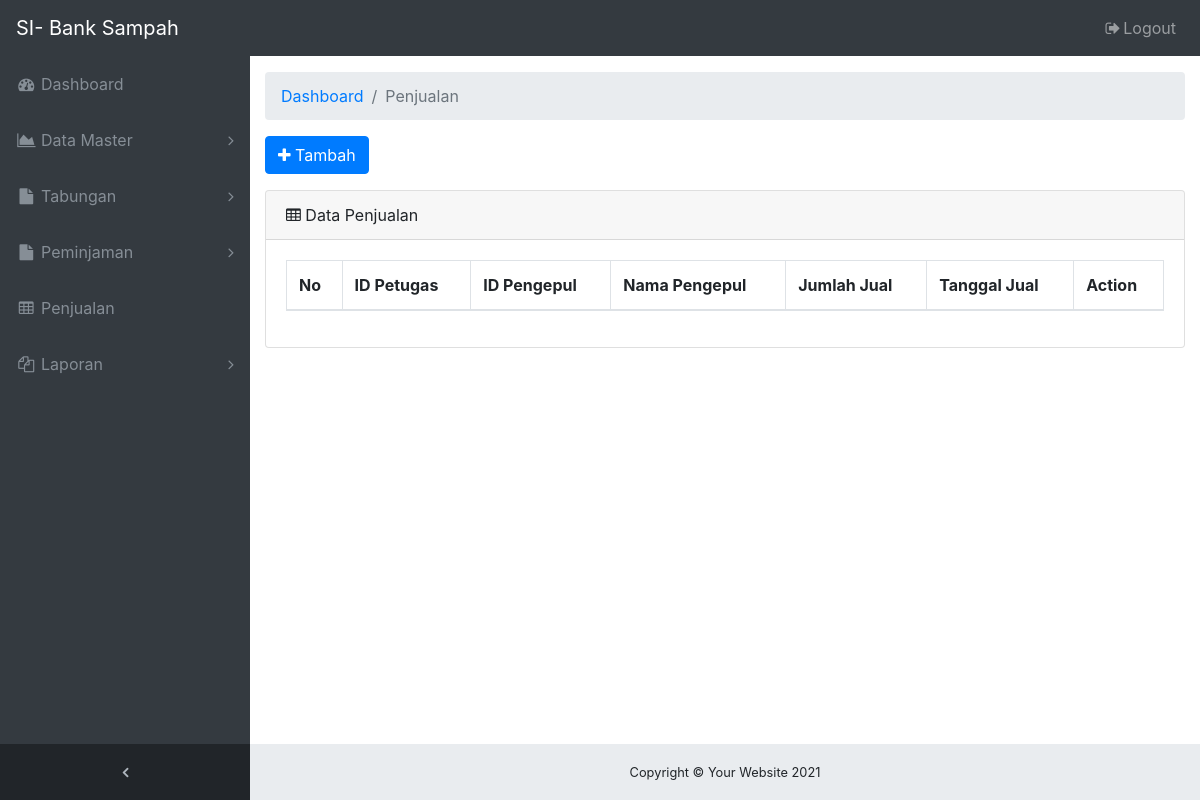
The page /ADMIN/menu-penjualan.php (signed in) on the database as committed earlier.
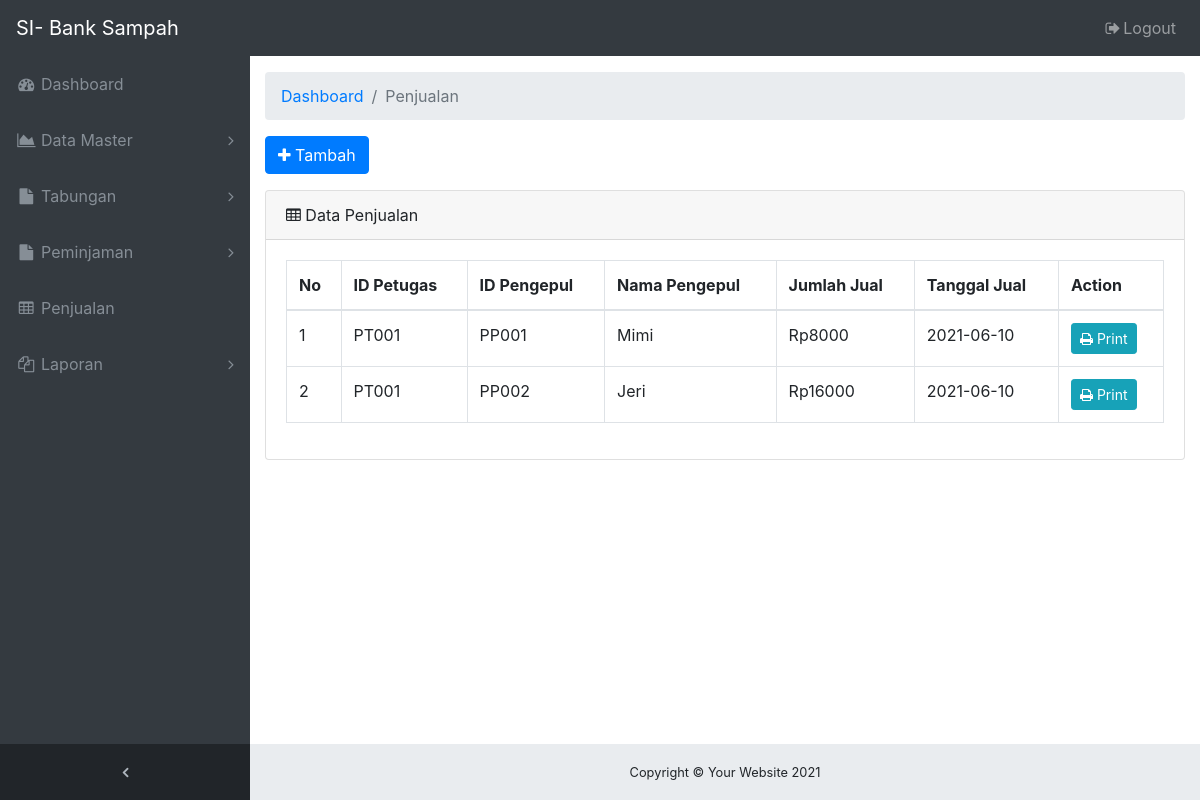
The same page on the database as committed later.
### tables this page shows
CREATE TABLE `tb_penjualan` (
  `id_jual` varchar(10) NOT NULL,
  `id_petugas` varchar(10) NOT NULL,
  `id_pengepul` varchar(10) NOT NULL,
  `id_jenis` varchar(10) NOT NULL,
  `berat_jual` int(11) NOT NULL,
  `total_jual` int(11) NOT NULL,
  `tanggal_jual` date NOT NULL
);

CREATE TABLE `tb_pengepul` (
  `id_pengepul` varchar(10) NOT NULL,
  `nama_pengepul` varchar(50) NOT NULL,
  `jk_pengepul` varchar(10) NOT NULL,
  `alamat_pengepul` varchar(50) NOT NULL,
  `telp_pengepul` varchar(15) NOT NULL
);

### ADMIN/menu-penjualan.php (the view, shortened to what this page needs)
<!DOCTYPE html>
<html lang="en">
<head>
  <link href="vendor/bootstrap/css/bootstrap.min.css" rel="stylesheet">
  <link href="vendor/font-awesome/css/font-awesome.min.css" rel="stylesheet" type="text/css">
  <link href="vendor/datatables/dataTables.bootstrap4.css" rel="stylesheet">
  <link href="css/sb-admin.css" rel="stylesheet">
  <?php include 'navbar.php'; ?>
</head>
<body class="fixed-nav sticky-footer bg-dark" id="page-top">
  <div class="content-wrapper">
    <div class="container-fluid">
      <ol class="breadcrumb">
        <li class="breadcrumb-item">
          <a href="#">Dashboard</a>
        </li>
        <li class="breadcrumb-item active">Penjualan</li>
      </ol>
      <div class="form-group">
        <a href="form-tambah-jual.php" class="btn btn-primary"><i class="fa fa-plus"></i> Tambah</a>
      </div>
      <div class="card mb-3">
        <div class="card-header">
          <i class="fa fa-table"></i> Data Penjualan</div>
        <div class="card-body">
          <div class="table-responsive">
            <table class="table table-bordered" id="dataTable" width="100%" cellspacing="0">
              <thead>
                <tr>
                  <th>No</th>
                  <th>ID Petugas</th>
                  <th>ID Pengepul</th>
                  <th>Nama Pengepul</th>
                  <th>Jumlah Jual</th>
                  <th>Tanggal Jual</th>
                  <th>Action</th>
                </tr>
              </thead>
              <tbody>
                <?php
                include('koneksi_db.php');
                $result = mysqli_query($koneksi,"SELECT pj.id_jual, pj.id_petugas, pj.id_pengepul, pl.nama_pengepul, pj.total_jual, pj.tanggal_jual
                  FROM tb_penjualan pj INNER JOIN tb_pengepul pl
                  WHERE pj.id_pengepul = pl.id_pengepul");
                $nomor = 1;
                ?>
                <?php
                  while($data = mysqli_fetch_array($result)) {
                    echo "<tr>";
                    echo "<td>".$nomor++."</td>";
                    echo "<td>".$data['id_petugas']."</td>";
                    echo "<td>".$data['id_pengepul']."</td>";
                    echo "<td>".$data['nama_pengepul']."</td>";
                    echo "<td>Rp".$data['total_jual']."</td>";
                    echo "<td>".$data['tanggal_jual']."</td>";
                    echo "<td>
                          <a href='print-struk-jual.php?id=".$data['id_jual']."' class='btn btn-info btn-sm'><i class='fa fa-print'></i> Print</a>
                          </td>";
                    echo "</tr>";
                  }
                 ?>
              </tbody>
            </table>
          </div>
        </div>
      </div>
    </div>
    <?php include 'footer.php'; ?>
  </div>
</body>
</html>

### ADMIN/navbar.php (shortened to what this page needs)
<nav class="navbar navbar-expand-lg navbar-dark bg-dark fixed-top" id="mainNav">
  <a class="navbar-brand" href="index.php">SI- Bank Sampah</a>
  <div class="collapse navbar-collapse" id="navbarResponsive">
    <ul class="navbar-nav navbar-sidenav" id="exampleAccordion">
      <li class="nav-item" data-toggle="tooltip" data-placement="right" title="Dashboard">
        <a class="nav-link" href="index.php">
          <i class="fa fa-fw fa-dashboard"></i>
          <span class="nav-link-text">Dashboard</span>
        </a>
      </li>
      <li class="nav-item" data-toggle="tooltip" data-placement="right" title="Laporan">
        <a class="nav-link nav-link-collapse collapsed" data-toggle="collapse" href="#collapseData" data-parent="#exampleAccordion">
          <i class="fa fa-fw fa-area-chart"></i>
          <span class="nav-link-text">Data Master</span>
        </a>
      </li>
      <li class="nav-item" data-toggle="tooltip" data-placement="right" title="Tabungan">
        <a class="nav-link nav-link-collapse collapsed" data-toggle="collapse" href="#collapseTabungan" data-parent="#exampleAccordion">
          <i class="fa fa-fw fa-file"></i>
          <span class="nav-link-text">Tabungan</span>
        </a>
      </li>
      <li class="nav-item" data-toggle="tooltip" data-placement="right" title="Peminjaman">
        <a class="nav-link nav-link-collapse collapsed" data-toggle="collapse" href="#collapsePeminjaman" data-parent="#exampleAccordion">
          <i class="fa fa-fw fa-file"></i>
          <span class="nav-link-text">Peminjaman</span>
        </a>
      </li>
      <li class="nav-item" data-toggle="tooltip" data-placement="right" title="Penjualan">
        <a class="nav-link" href="menu-penjualan.php">
          <i class="fa fa-fw fa-table"></i>
          <span class="nav-link-text">Penjualan</span>
        </a>
      </li>
      <li class="nav-item" data-toggle="tooltip" data-placement="right" title="Laporan">
        <a class="nav-link nav-link-collapse collapsed" data-toggle="collapse" href="#collapseLaporan" data-parent="#exampleAccordion">
          <i class="fa fa-fw fa-copy"></i>
          <span class="nav-link-text">Laporan</span>
        </a>
      </li>
    </ul>
    <ul class="navbar-nav sidenav-toggler">
      <li class="nav-item">
        <a class="nav-link text-center" id="sidenavToggler">
          <i class="fa fa-fw fa-angle-left"></i>
        </a>
      </li>
    </ul>
    <ul class="navbar-nav ml-auto">
      <li class="nav-item">
        <a class="nav-link" data-toggle="modal" data-target="#exampleModal">
          <i class="fa fa-fw fa-sign-out"></i>Logout</a>
      </li>
    </ul>
  </div>
</nav>

### ADMIN/footer.php
<footer class="sticky-footer">
      <div class="container">
        <div class="text-center">
          <small>Copyright © Your Website 2021</small>
        </div>
      </div>
    </footer>

### ADMIN/css/sb-admin.css (style rules this page uses)
html { position: relative; min-height: 100%; }
body { overflow-x: hidden; }
body.sticky-footer { margin-bottom: 56px; }
body.sticky-footer .content-wrapper { min-height: calc(100vh - 56px - 56px); }
body.fixed-nav { padding-top: 56px; }
.content-wrapper { min-height: calc(100vh - 56px); padding-top: 1rem; }
#mainNav .navbar-collapse { overflow: auto; max-height: 75vh; }
#mainNav .navbar-collapse .navbar-nav .nav-item .nav-link { cursor: pointer; }
#mainNav .navbar-collapse .navbar-sidenav .nav-link-collapse:after { float: right; content: '\f107'; font-family: 'FontAwesome'; }
#mainNav .navbar-collapse .navbar-sidenav .nav-link-collapse.collapsed:after { content: '\f105'; }
#mainNav .navbar-collapse .sidenav-toggler { display: none; }
@media (min-width: 992px) { #mainNav .navbar-brand { width: 250px; } }
@media (min-width: 992px) { #mainNav .navbar-collapse { overflow: visible; max-height: none; } }
@media (min-width: 992px) { #mainNav .navbar-collapse .navbar-sidenav { position: absolute; top: 0; left: 0; -webkit-flex-direction: column; -ms-flex-direction: column; flex-direction: column; margin-top: 56px; } }
@media (min-width: 992px) { #mainNav .navbar-collapse .navbar-sidenav > .nav-item { width: 250px; padding: 0; } }
@media (min-width: 992px) { #mainNav .navbar-collapse .navbar-sidenav > .nav-item > .nav-link { padding: 1em; } }
#mainNav.fixed-top .sidenav-toggler { display: none; }
@media (min-width: 992px) { #mainNav.fixed-top .navbar-sidenav { height: calc(100vh - 112px); } }
@media (min-width: 992px) { #mainNav.fixed-top .sidenav-toggler { position: absolute; top: 0; left: 0; display: flex; -webkit-flex-direction: column; -ms-flex-direction: column; flex-direction: column; margin-top: calc(100vh - 56px); } }
@media (min-width: 992px) { #mainNav.fixed-top .sidenav-toggler > .nav-item { width: 250px; padding: 0; } }
@media (min-width: 992px) { #mainNav.fixed-top .sidenav-toggler > .nav-item > .nav-link { padding: 1em; } }
#mainNav.fixed-top.navbar-dark .sidenav-toggler { background-color: #212529; }
#mainNav.fixed-top.navbar-dark .sidenav-toggler a i { color: #adb5bd; }
.content-wrapper { overflow-x: hidden; background: white; }
@media (min-width: 992px) { .content-wrapper { margin-left: 250px; } }
#sidenavToggler i { font-weight: 800; }
#mainNav.navbar-dark .navbar-collapse .navbar-sidenav .nav-link-collapse:after { color: #868e96; }
#mainNav.navbar-dark .navbar-collapse .navbar-sidenav > .nav-item > .nav-link { color: #868e96; }
@media (min-width: 992px) { #mainNav.navbar-dark .navbar-collapse .navbar-sidenav { background: #343a40; } }
footer.sticky-footer { position: absolute; right: 0; bottom: 0; width: 100%; height: 56px; background-color: #e9ecef; line-height: 55px; }
@media (min-width: 992px) { footer.sticky-footer { width: calc(100% - 250px); } }

Rows that differ between the two databases and show on the page:
added tb_penjualan: id_petugas "PT001", id_pengepul "PP001", id_pengepul.nama_pengepul "Mimi", total_jual "8000", tanggal_jual "2021-06-10"
added tb_penjualan: id_petugas "PT001", id_pengepul "PP002", id_pengepul.nama_pengepul "Jeri", total_jual "16000", tanggal_jual "2021-06-10"
